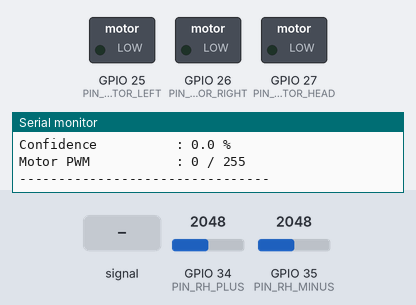
The sketch below on a simulated ESP32. Parts: switched loads named in the sketch (green lamp = pin HIGH), the last lines printed to the serial monitor. The inputs (shaded band) are chosen by the test bench; at power-on: GPIO 34 (PIN_RH_PLUS) = 2048, GPIO 35 (PIN_RH_MINUS) = 2048 (analog values on the 0–4095 scale).

Above: at 1.4 s.
1.5 s: GPIO 34 (PIN_RH_PLUS) fed a 50 Hz sine of ±1228 counts around its level
At 2.4 s:
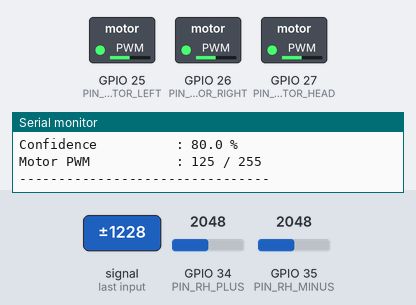
3.5 s: GPIO 34 (PIN_RH_PLUS) set to 2866
At 4.4 s:
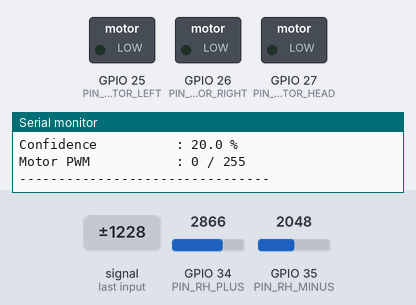
Timing chart, 0 to 6.5 s (numbered marks = the images above; inputs shaded):
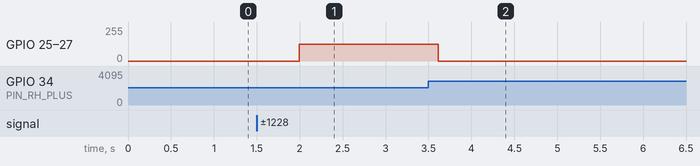

The sketch:

VibroacousticHeadphone.ino
```cpp
/*
  ============================================================================
  Bluetooth Vibroacoustic Headphone
  ----------------------------------------------------------------------------
  Hardware   : ESP32 (Arduino Core 3.x)
  Headphone  : boAt Rockerz 512 ANC (Bluetooth speaker, tapped differentially)
  Audio In   : RH+ -> GPIO34 (ADC1_CH6)
               RH- -> GPIO35 (ADC1_CH7)
  Vibration  : LEFT  MOTOR -> GPIO25
               RIGHT MOTOR -> GPIO26
               HEAD  MOTOR -> GPIO27
  ----------------------------------------------------------------------------
  Pipeline:
    1. Sample differential audio (RH+ - RH-) at 4000 Hz, 256 samples.
    2. Remove DC, apply Hamming window, run forward FFT, get magnitude.
    3. Find strongest valid bass peak (reject weak / impossible peaks).
    4. Stabilize the detected frequency via a 10-sample majority vote.
    5. Calibrate the stabilized FFT frequency into an estimated real
       bass frequency using an experimentally derived lookup table.
    6. Convert the estimated frequency into a PWM duty cycle (NOT based
       on FFT magnitude) and drive all three vibration motors identically.
    7. Print full debug information every cycle.
  ============================================================================
*/

#include <arduinoFFT.h>

// ============================================================================
// CONSTANTS
// ============================================================================

// ---- ADC input pins (differential speaker tap) ----
static const uint8_t PIN_RH_PLUS  = 34;
static const uint8_t PIN_RH_MINUS = 35;

// ---- Vibration motor output pins ----
static const uint8_t PIN_MOTOR_LEFT  = 25;
static const uint8_t PIN_MOTOR_RIGHT = 26;
static const uint8_t PIN_MOTOR_HEAD  = 27;

// ---- PWM (LEDC) configuration ----
static const uint32_t PWM_FREQ_HZ   = 5000;   // Motor drive PWM frequency
static const uint8_t  PWM_RESOLUTION_BITS = 8; // 8-bit -> 0..255 duty

// ---- FFT configuration ----
static const uint16_t FFT_SAMPLES     = 256;
static const double   SAMPLING_FREQ_HZ = 4000.0;
static const uint32_t SAMPLE_PERIOD_US = (uint32_t)(1000000.0 / SAMPLING_FREQ_HZ);

// ---- Peak detection thresholds ----
static const double MIN_VALID_MAGNITUDE = 800.0;  // Ignore weak peaks
static const double MIN_VALID_FREQ_HZ   = 20.0;   // Reject sub-audible/DC leakage
static const double MAX_VALID_FREQ_HZ   = 500.0;  // Reject implausible bass peaks

// ---- Stability / majority voting ----
static const uint8_t HISTORY_SIZE = 10;
static const double  FREQ_MATCH_TOLERANCE_HZ = 6.0; // Bucket width for "same" frequency
static const double  MIN_CONFIDENCE_PERCENT  = 50.0;

// ---- Calibration ----
static const double CALIBRATION_RAW_TOLERANCE_HZ = 8.0; // Match window for raw->actual lookup
static const double CALIBRATION_CROSSOVER_HZ     = 130.0; // Above this, trust raw FFT directly

// ============================================================================
// STRUCTS
// ============================================================================

// Experimental calibration point: detected (raw FFT) frequency -> actual bass frequency
struct CalibrationPoint {
  double rawFreq;
  double actualFreq;
};

// PWM mapping point: actual bass frequency -> motor duty percentage
struct PWMPoint {
  double freqHz;
  double dutyPercent;
};

// Result of the peak search stage
struct PeakResult {
  double frequency;
  double magnitude;
  bool   valid;
};

// Result of the stabilization stage
struct StabilityResult {
  double stableFreq;
  double confidencePercent;
};

// ============================================================================
// CALIBRATION TABLE (experimental, order matters for ambiguous raw values)
// ============================================================================
static const CalibrationPoint CALIBRATION_TABLE[] = {
  {140.6,  30.0},
  {125.0,  40.0},
  {156.3,  50.0},
  {187.5,  60.0},
  {203.1,  70.0},
  {234.4,  80.0},
  {265.6,  90.0},
  {125.0, 100.0},
  {125.0, 110.0},
  {125.0, 120.0},
  {296.9, 100.0}   // Secondary harmonic of 100 Hz
};
static const uint8_t CALIBRATION_TABLE_SIZE =
    sizeof(CALIBRATION_TABLE) / sizeof(CALIBRATION_TABLE[0]);

// ============================================================================
// PWM MAPPING TABLE (monotonic in frequency, used for linear interpolation)
// Rescaled so the full 30-120 Hz bass range drives motors between 40% and
// 90% duty (instead of the original 15%-90% range).
// ============================================================================
static const PWMPoint PWM_TABLE[] = {
  { 30.0, 40.0},
  { 40.0, 45.6},
  { 50.0, 51.1},
  { 60.0, 56.7},
  { 70.0, 62.2},
  { 80.0, 67.8},
  { 90.0, 73.3},
  {100.0, 78.9},
  {110.0, 84.4},
  {120.0, 90.0}
};
static const uint8_t PWM_TABLE_SIZE = sizeof(PWM_TABLE) / sizeof(PWM_TABLE[0]);

// ============================================================================
// GLOBAL STATE
// ============================================================================

ArduinoFFT<double> FFT = ArduinoFFT<double>();

double vReal[FFT_SAMPLES];
double vImag[FFT_SAMPLES];

double   freqHistory[HISTORY_SIZE];
uint8_t  historyIndex = 0;
bool     historyFilled = false;

double stableFrequencyPrev = 0.0; // Last accepted stable frequency (held on low confidence)

// ============================================================================
// FUNCTION PROTOTYPES
// ============================================================================
void   sampleAudio();
void   computeFFT();
PeakResult findPeak();
void   updateHistory(double freq);
StabilityResult majorityVote();
double calculateConfidence(double modeFreq, uint8_t matchCount, uint8_t sampleCount);
double calibrateFrequency(double stableFreq);
double calculatePWM(double estimatedFreq);
void   driveMotors(uint8_t pwmValue);
void   printResults(double rawFreq, double stableFreq, double estimatedFreq,
                     double confidence, uint8_t pwmValue);

// ============================================================================
// SETUP
// ============================================================================
void setup() {
  Serial.begin(115200);
  delay(200);

  // ---- ADC configuration ----
  analogReadResolution(12);              // 0..4095
  analogSetAttenuation(ADC_11db);        // Full ~0-3.3V range
  pinMode(PIN_RH_PLUS, INPUT);
  pinMode(PIN_RH_MINUS, INPUT);

  // ---- Motor PWM configuration (ESP32 Arduino Core 3.x pin-based LEDC API) ----
  ledcAttach(PIN_MOTOR_LEFT,  PWM_FREQ_HZ, PWM_RESOLUTION_BITS);
  ledcAttach(PIN_MOTOR_RIGHT, PWM_FREQ_HZ, PWM_RESOLUTION_BITS);
  ledcAttach(PIN_MOTOR_HEAD,  PWM_FREQ_HZ, PWM_RESOLUTION_BITS);

  // ---- Initialize history buffer ----
  for (uint8_t i = 0; i < HISTORY_SIZE; i++) {
    freqHistory[i] = 0.0;
  }

  Serial.println(F("Bluetooth Vibroacoustic Headphone - Initialized"));
}

// ============================================================================
// MAIN LOOP
// ============================================================================
void loop() {
  // 1. Acquire audio samples
  sampleAudio();

  // 2. Run FFT pipeline (DC removal, windowing, forward FFT, magnitude)
  computeFFT();

  // 3. Locate strongest valid bass peak
  PeakResult peak = findPeak();

  // 4. Update rolling history with the raw detected frequency (0 if invalid)
  double rawFreqForHistory = peak.valid ? peak.frequency : 0.0;
  updateHistory(rawFreqForHistory);

  // 5. Majority vote across history -> stable frequency + confidence
  // 5. Majority vote across history -> stable frequency + confidence
StabilityResult stability = majorityVote();

double stableFrequency;

if (!peak.valid) {
    // No valid FFT peak detected -> stop motors
    stableFrequency = 0.0;
}
else if (stability.confidencePercent < MIN_CONFIDENCE_PERCENT) {
    // Low confidence -> keep previous frequency
    stableFrequency = stableFrequencyPrev;
}
else {
    // Good detection
    stableFrequency = stability.stableFreq;
    stableFrequencyPrev = stableFrequency;
}

  // 6. Calibrate stable frequency into an estimated real bass frequency
  double estimatedFrequency = calibrateFrequency(stableFrequency);

  // 7. Compute PWM duty purely from estimated frequency
  double dutyPercent = calculatePWM(estimatedFrequency);
  uint8_t pwmValue = (uint8_t)constrain((dutyPercent / 100.0) * 255.0, 0, 255);

  // 8. Drive all three motors identically
  driveMotors(pwmValue);

  // 9. Debug output
  printResults(peak.valid ? peak.frequency : 0.0, stableFrequency,
               estimatedFrequency, stability.confidencePercent, pwmValue);

  delay(20); // Small pacing delay between acquisition cycles
}

// ============================================================================
// sampleAudio()
// Reads the differential speaker signal (RH+ - RH-) at a fixed sampling
// rate and fills the FFT input buffers. Imaginary part is zeroed.
// ============================================================================
void sampleAudio() {
  uint32_t nextSampleTime = micros();

  for (uint16_t i = 0; i < FFT_SAMPLES; i++) {
    // Wait until the scheduled sample time to keep a steady sampling rate
    while ((int32_t)(micros() - nextSampleTime) < 0) {
      // busy-wait for precise timing
    }
    nextSampleTime += SAMPLE_PERIOD_US;

    int rhPlus  = analogRead(PIN_RH_PLUS);
    int rhMinus = analogRead(PIN_RH_MINUS);

    // Differential audio sample
    double audio = (double)(rhPlus - rhMinus);

    vReal[i] = audio;
    vImag[i] = 0.0;
  }
}

// ============================================================================
// computeFFT()
// Applies DC removal, Hamming windowing, forward FFT, and converts the
// complex result to magnitude, all in-place on vReal/vImag.
// ============================================================================
void computeFFT() {
 FFT.dcRemoval(vReal, FFT_SAMPLES);
  FFT.windowing(vReal, FFT_SAMPLES, FFT_WIN_TYP_HAMMING, FFT_FORWARD);
  FFT.compute(vReal, vImag, FFT_SAMPLES, FFT_FORWARD);
  FFT.complexToMagnitude(vReal, vImag, FFT_SAMPLES);
}

// ============================================================================
// findPeak()
// Scans the magnitude spectrum (excluding DC bin) for the strongest bin,
// then validates it against magnitude and frequency-range constraints.
// ============================================================================
PeakResult findPeak() {
  PeakResult result;
  result.frequency = 0.0;
  result.magnitude = 0.0;
  result.valid = false;

  double binResolutionHz = SAMPLING_FREQ_HZ / (double)FFT_SAMPLES;

  // Only the first half of the spectrum is meaningful (Nyquist)
  uint16_t usableBins = FFT_SAMPLES / 2;

  double bestMagnitude = 0.0;
  uint16_t bestBin = 0;

  // Skip bin 0 (DC) explicitly
  for (uint16_t bin = 1; bin < usableBins; bin++) {
    if (vReal[bin] > bestMagnitude) {
      bestMagnitude = vReal[bin];
      bestBin = bin;
    }
  }

  if (bestBin == 0) {
    return result; // Nothing found
  }

  double candidateFreq = bestBin * binResolutionHz;

  // Reject weak peaks
  if (bestMagnitude < MIN_VALID_MAGNITUDE) {
    return result;
  }

  // Reject impossible peaks (out of plausible bass range)
  if (candidateFreq < MIN_VALID_FREQ_HZ || candidateFreq > MAX_VALID_FREQ_HZ) {
    return result;
  }

  result.frequency = candidateFreq;
  result.magnitude = bestMagnitude;
  result.valid = true;
  return result;
}

// ============================================================================
// updateHistory()
// Pushes the latest detected raw frequency into the circular history buffer
// used for majority-vote stabilization.
// ============================================================================
void updateHistory(double freq) {
  freqHistory[historyIndex] = freq;
  historyIndex = (historyIndex + 1) % HISTORY_SIZE;
  if (historyIndex == 0) {
    historyFilled = true;
  }
}

// ============================================================================
// majorityVote()
// Groups the frequency history into tolerance-based buckets, finds the mode
// (most frequent bucket), and returns its representative frequency along
// with the confidence of that vote.
// ============================================================================
StabilityResult majorityVote() {
  StabilityResult result;
  result.stableFreq = 0.0;
  result.confidencePercent = 0.0;

  uint8_t validCount = historyFilled ? HISTORY_SIZE : historyIndex;
  if (validCount == 0) {
    return result;
  }

  double bestRepresentative = 0.0;
  uint8_t bestCount = 0;

  // For each entry, count how many other entries fall within tolerance of it
  for (uint8_t i = 0; i < validCount; i++) {
    double candidate = freqHistory[i];
    if (candidate <= 0.0) {
      continue; // Skip invalid/zero entries (no detection that cycle)
    }

    uint8_t matchCount = 0;
    double sum = 0.0;

    for (uint8_t j = 0; j < validCount; j++) {
      double other = freqHistory[j];
      if (other <= 0.0) continue;
      if (fabs(other - candidate) <= FREQ_MATCH_TOLERANCE_HZ) {
        matchCount++;
        sum += other;
      }
    }

    if (matchCount > bestCount) {
      bestCount = matchCount;
      bestRepresentative = sum / (double)matchCount; // Average within the bucket
    }
  }

  if (bestCount == 0) {
    return result; // No valid detections at all in the window
  }

  result.stableFreq = bestRepresentative;
  result.confidencePercent = calculateConfidence(bestRepresentative, bestCount, validCount);
  return result;
}

// ============================================================================
// calculateConfidence()
// Confidence is the proportion of the history window that agrees with the
// winning (mode) frequency bucket, expressed as a percentage.
// ============================================================================
double calculateConfidence(double modeFreq, uint8_t matchCount, uint8_t sampleCount) {
  (void)modeFreq; // Reserved for future weighting; currently unused in formula
  if (sampleCount == 0) return 0.0;
  return (100.0 * (double)matchCount) / (double)sampleCount;
}

// ============================================================================
// calibrateFrequency()
// Converts a stabilized raw FFT frequency into an estimated true bass
// frequency using the experimental calibration table below 130 Hz. Above
// the crossover, the raw FFT frequency is trusted directly.
// ============================================================================
double calibrateFrequency(double stableFreq) {
  if (stableFreq <= 0.0) {
    return 0.0;
  }

  if (stableFreq > CALIBRATION_CROSSOVER_HZ) {
    return stableFreq; // Above crossover: use actual FFT frequency as-is
  }

  // Search calibration table in defined order; first sufficiently close
  // match wins (resolves ambiguous duplicate raw values deterministically).
  for (uint8_t i = 0; i < CALIBRATION_TABLE_SIZE; i++) {
    double diff = fabs(stableFreq - CALIBRATION_TABLE[i].rawFreq);
    if (diff <= CALIBRATION_RAW_TOLERANCE_HZ) {
      return CALIBRATION_TABLE[i].actualFreq;
    }
  }

  // No calibration match found: fall back to the raw stabilized frequency
  return stableFreq;
}

// ============================================================================
// calculatePWM()
// Maps the estimated bass frequency to a motor duty cycle percentage using
// piecewise-linear interpolation over the PWM_TABLE. PWM depends ONLY on
// frequency, never on FFT magnitude.
// ============================================================================
double calculatePWM(double estimatedFreq) {
 if (estimatedFreq < 30.0 || estimatedFreq >=125.0)
    return 0.0;

  // Clamp to table bounds
  if (estimatedFreq <= PWM_TABLE[0].freqHz) {
    return PWM_TABLE[0].dutyPercent;
  }
  if (estimatedFreq >= PWM_TABLE[PWM_TABLE_SIZE - 1].freqHz) {
    return PWM_TABLE[PWM_TABLE_SIZE - 1].dutyPercent;
  }

  // Linear interpolation between the two bracketing table points
  for (uint8_t i = 0; i < PWM_TABLE_SIZE - 1; i++) {
    double f0 = PWM_TABLE[i].freqHz;
    double f1 = PWM_TABLE[i + 1].freqHz;

    if (estimatedFreq >= f0 && estimatedFreq <= f1) {
      double d0 = PWM_TABLE[i].dutyPercent;
      double d1 = PWM_TABLE[i + 1].dutyPercent;
      double ratio = (estimatedFreq - f0) / (f1 - f0);
      return d0 + ratio * (d1 - d0);
    }
  }

  return PWM_TABLE[PWM_TABLE_SIZE - 1].dutyPercent; // Fallback (should not reach here)
}

// ============================================================================
// driveMotors()
// Applies the identical PWM duty value to all three vibration motors.
// ============================================================================
void driveMotors(uint8_t pwmValue) {
  ledcWrite(PIN_MOTOR_LEFT,  pwmValue);
  ledcWrite(PIN_MOTOR_RIGHT, pwmValue);
  ledcWrite(PIN_MOTOR_HEAD,  pwmValue);
}

// ============================================================================
// printResults()
// Prints a formatted debug block with raw, stable, and estimated
// frequencies, confidence, and the applied motor PWM value.
// ============================================================================
void printResults(double rawFreq, double stableFreq, double estimatedFreq,
                   double confidence, uint8_t pwmValue) {
  Serial.println(F("--------------------------------"));
  Serial.print(F("Raw FFT Frequency   : "));
  Serial.print(rawFreq, 1);
  Serial.println(F(" Hz"));

  Serial.print(F("Stable Frequency    : "));
  Serial.print(stableFreq, 1);
  Serial.println(F(" Hz"));

  Serial.print(F("Estimated Frequency : "));
  Serial.print(estimatedFreq, 1);
  Serial.println(F(" Hz"));

  Serial.print(F("Confidence          : "));
  Serial.print(confidence, 1);
  Serial.println(F(" %"));

  Serial.print(F("Motor PWM           : "));
  Serial.print(pwmValue);
  Serial.println(F(" / 255"));

  Serial.println(F("--------------------------------"));
}
```

Measured:
- after the input at 1.5 s, GPIO 25 (PIN_MOTOR_LEFT), GPIO 26 (PIN_MOTOR_RIGHT), GPIO 27 (PIN_MOTOR_HEAD): 0/255 → 125/255 after 0.50 s
- after the input at 3.5 s, GPIO 25 (PIN_MOTOR_LEFT), GPIO 26 (PIN_MOTOR_RIGHT), GPIO 27 (PIN_MOTOR_HEAD): 125/255 → 0/255 after 0.12 s
